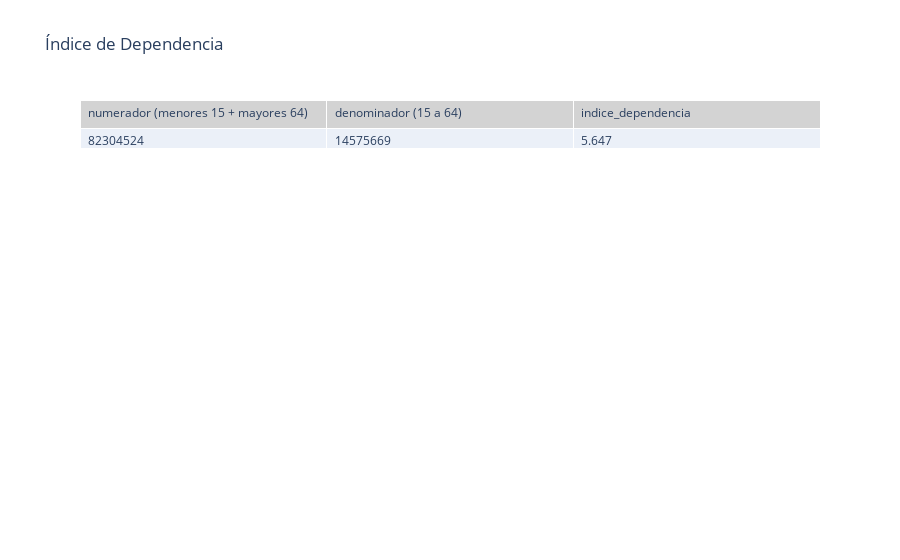

The notebook cell this image was saved under:
### Code cell
import plotly.graph_objects as go

fig6 = go.Figure(data=[go.Table(
    header=dict(values=list(df_dependencia.columns), fill_color='lightgrey', align='left'),
    cells=dict(values=[df_dependencia[col] for col in df_dependencia.columns], align='left')
)])
fig6.update_layout(title="Índice de Dependencia")
fig6.show()

### Figure 1 — Plotly figure (JSON) as saved in the notebook; plotly's stock layout.template omitted (floating-point values rounded to 4 significant figures)
{"data": [{"cells": {"align": "left", "values": [[82304524], [14575669], [5.647]]}, "header": {"align": "left", "fill": {"color": "lightgrey"}, "values": ["numerador (menores 15 + mayores 64)", "denominador (15 a 64)", "indice_dependencia"]}, "type": "table"}], "layout": {"title": {"text": "Índice de Dependencia"}}}
